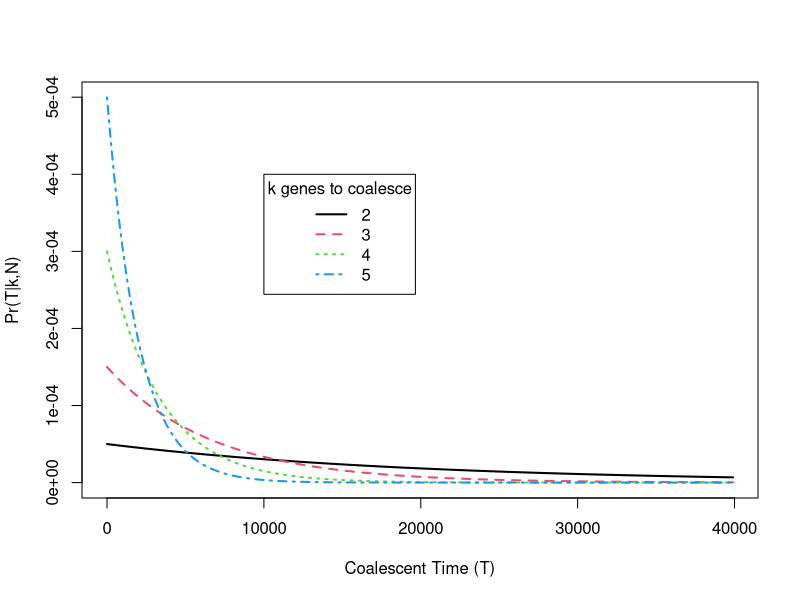
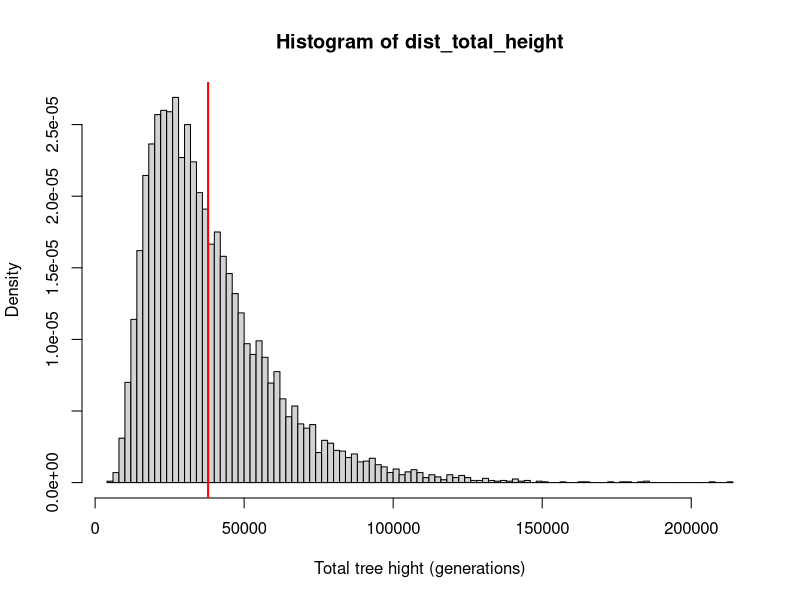
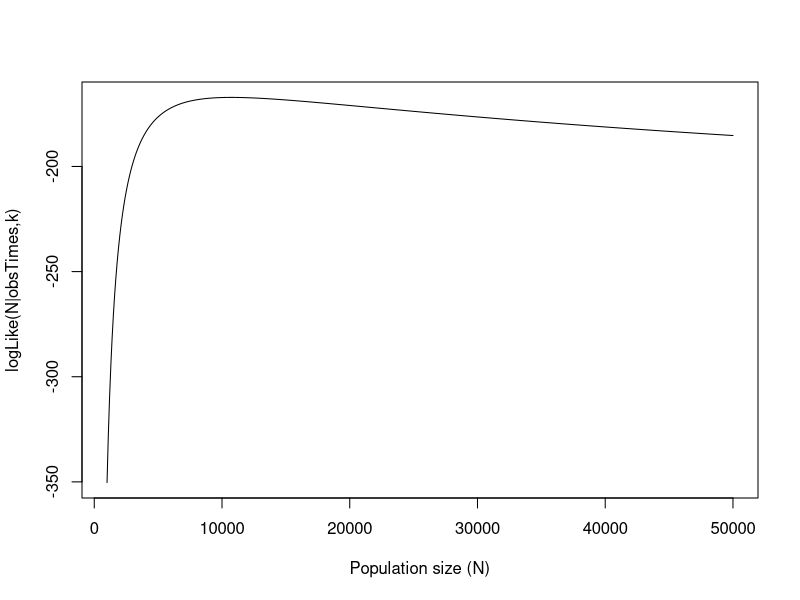
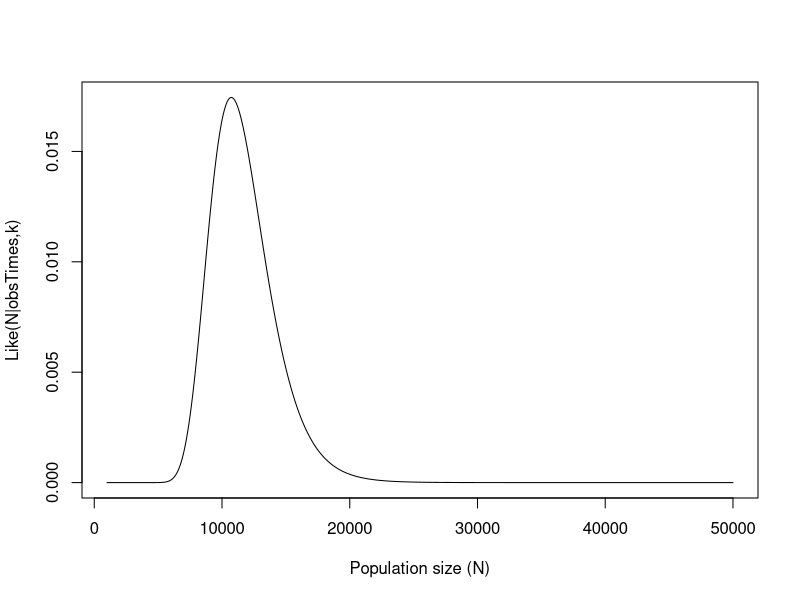
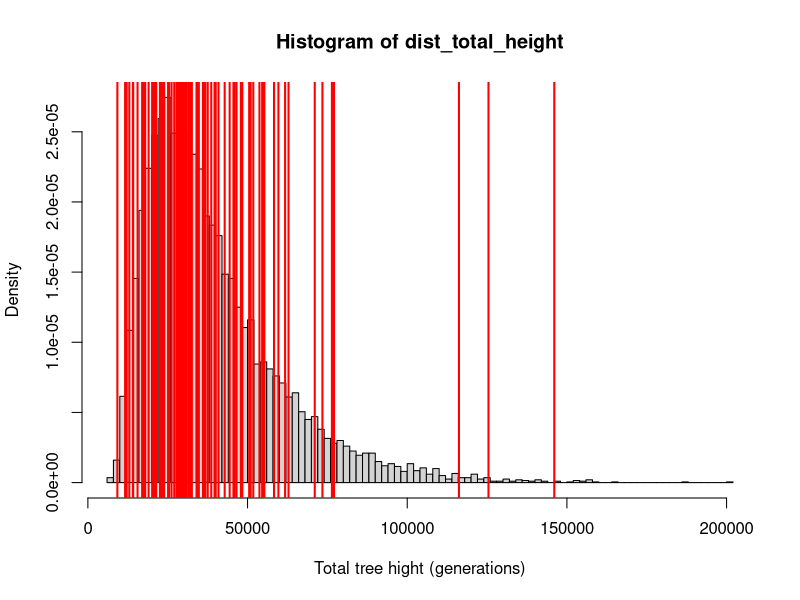
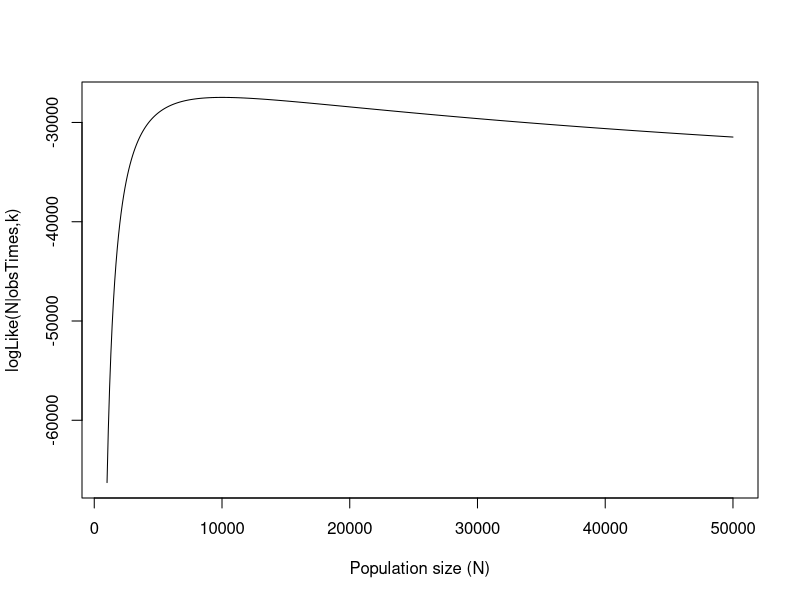
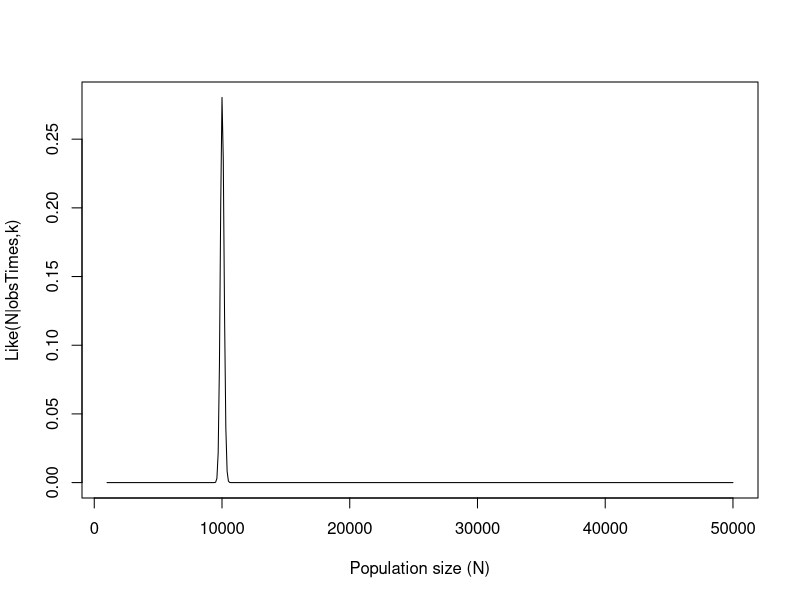

These figures' R source, in order:
# Inferences on effective population size with the coalescent
# A maximum likelihood approach
# by Anders Gonçalves da Silva (C) 2014
# email: andersgs@gmail.com
# 20 March 2014

# simplest model: discrete-time coalescent (Kingman's n-coalescent)
# also known as the coalescent of n genes
# Hein et al. (2010) pg 21.

#Core idea:
# The time between coalescent events of a set of k genes is modeled as a geometric 
#  distribution:
#
# Tk ~ Geom(p)
# where p = (k 2)*1/(2*N) - where (k 2) is the number of combinations of 2 that 
#  are possible given k genes, and N is the number of diploid individuals in the
#  population, thus 2*N is the number of haploid genomes in the population
#
# So, the distribution changes with the number of genes that are still remain to
#  Coalesce

# Let us first see how the probability distribution changes with each k
n_genes = 5
n_diploid_ind = 10000

# a set of potential coalescent times, in number of generations
coal_times=seq(1,40000,100)
coal_times

# a function to calculate the probability of observing a certain coalescent time
#  given number of genes (k) and effective population size (N)
prob_coal_times = function(k,time, N){
  return(dgeom(time,prob=(choose(k,2)*(1/(2*N)))))
}

ps = sapply(2:n_genes,prob_coal_times,time=coal_times,N=n_diploid_ind)

#now let us plot the distributions
# notice how flat k=2 is...
matplot(x=coal_times,y=ps,type='l',lwd=2,xlab='Coalescent Time (T)',ylab="Pr(T|k,N)")
legend(10000,4e-4,c(2,3,4,5),col=c(1,2,3,4),lty=c(1,2,3,4),lwd=2,title='k genes to coalesce')

################################################################################
# writing a simple simulator of the n-coalescent
#
# the simulator will take N, the diploid populatons size, and n_genes, the
#  number of genes sampled. The n_genes are from a single locus.

#simulation function
sim_ncoal = function(N,n_genes){
  #create some storage space of the times (measured in generations)
  # notice we only need (n_genes-1) slots 
  tau = numeric((n_genes-1))
  
  #for the sake of uniformity, let us re-name our n_genes variable k
  k = n_genes
  
  #now, we loop backwards until there is only a single ancestor left
  # we start off with n_genes, and we sample the time it will take for the 
  # n_genes to become (n_genes - 1). We sample that time from a geometric 
  # distribution with parameter p = (k 2)*(1/(2*N))
  while(k > 1){
    tau[k-1] = rgeom(n=1,prob=(choose(k,2)*(1/(2*N))))
    k = k - 1
  }
  #return the vector of times
  return(tau)
}

# to estimate N we need a likelihood function
coal_like = function(N,obs_times,n_genes){
  log_like = 0
  k = n_genes
  while(k > 1){
    log_like = log_like + dgeom(x=obs_times[k-1],prob=(choose(k,2)*(1/(2*N))),log=T)
    k = k - 1
  }
  return(log_like)
}

# simulate our coalescent times
n_genes = 25
n_diploid_ind = 10000

sim_times = sim_ncoal(n_diploid_ind,n_genes)

#distribution of time to MRCA
dist_total_height=replicate(n=10000,sum(sim_ncoal(n_diploid_ind,n_genes)))
hist(dist_total_height,breaks=100,xlab=c("Total tree hight (generations)"),ylab="Density",freq=F)

#add a line to the histogram that shows where our current simulation sits
abline(v=sum(sim_times),col='red',lwd=2)

#plotting the likelihood surface
#we are doing this numerically
#so, first we choose a number of potential population sizes
poss_N = seq(1000,50000,100)

#calculate the log-likelihood for each population size
loglike = sapply(poss_N,coal_like,obs_times=sim_times, n_genes=n_genes)

#plot the surface
#on the log-scale
plot(poss_N,loglike,type='l',xlab='Population size (N)',ylab="logLike(N|obsTimes,k)")

#on the natural scale
plot(poss_N,exp(loglike-max(loglike))/sum(exp(loglike-max(loglike))),type='l',xlab='Population size (N)',ylab="Like(N|obsTimes,k)")

#estimate N using maximum likelihood
ml_N = optim(par=100,coal_like,obs_times=sim_times,n_genes=n_genes,control=list(fnscale=-1),hessian=T,method='Brent',lower=100,upper=10000)
ml_N$par
#standard deviation
sqrt(solve(-1*ml_N$hessian))

###############################################################################
## What effect do extra loci have?

#this function wraps around the sim_ncoal function, and repeats it n_loci times
geom_coal_multi = function(n_diploid_ind,n_genes,n_loci){
  sims = replicate(n=n_loci,sim_ncoal(n_diploid_ind,n_genes))
  return(sims)
}

#to estimate N, we need a likelihood function
coal_like_multi = function(N,obs_times,n_genes,n_loci){
  log_like = 0
  k = n_genes
  
  #because we assume that each tree is an independent realisation of the coalescent process
  # we have to sum the log-likelihood of each coalescent event across trees
  while(k>1){
    log_like = log_like + sum(dgeom(x=obs_times[k-1,],prob=(choose(k,2)*(1/(2*N))),log=T))
    k = k -1
  }
  return(log_like)
}


# simulate some new data
n_loc = 100
n_genes = 50
n_diploid_ind = 10000

sim_times = geom_coal_multi(n_diploid_ind,n_genes,n_loc)
sim_times

#where do our 10 trees sit in the distribution of possible tree heights
dist_total_height=replicate(n=10000,sum(sim_ncoal(n_diploid_ind,n_genes)))
hist(dist_total_height,breaks=100,xlab=c("Total tree hight (generations)"),ylab="Density",freq=F)

#add a lines to the histogram that shows where our current simulations sit
abline(v=apply(sim_times,2,sum),col='red',lwd=2)

# ploting the likelihood surface
#choose potential N
poss_N = seq(1000,50000,100)

#calculate the log-likelihood for these values
loglike = sapply(poss_N,coal_like_multi,obs_times=sim_times, n_genes=n_genes)

#plot the surface
#on the log-scale
plot(poss_N,loglike,type='l',xlab='Population size (N)',ylab="logLike(N|obsTimes,k)")

#on the natural scale
plot(poss_N,exp(loglike-max(loglike))/sum(exp(loglike-max(loglike))),type='l',xlab='Population size (N)',ylab="Like(N|obsTimes,k)")

#estimate N using maximum likelihood
mlN = optim(par=100,coal_like_multi,obs_times=sim_times,n_genes=n_genes,control=list(fnscale=-1),hessian=T,method='Brent',lower=100,upper=10000)
mlN$par
#standard deviation
sqrt(solve(-1*mlN$hessian))
